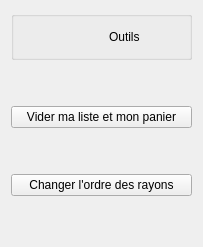
      <widget class="QWidget" name="page_Outils">
       <layout class="QGridLayout" name="gridLayout_24">
        <item row="0" column="0" colspan="2">
         <widget class="QGroupBox" name="groupBox_14">
          <property name="title">
           <string/>
          </property>
          <layout class="QGridLayout" name="gridLayout_25">
           <item row="1" column="3">
            <spacer name="horizontalSpacer_19">
             <property name="orientation">
              <enum>Qt::Horizontal</enum>
             </property>
             <property name="sizeHint" stdset="0">
              <size>
               <width>40</width>
               <height>20</height>
              </size>
             </property>
            </spacer>
           </item>
           <item row="1" column="1">
            <spacer name="horizontalSpacer_20">
             <property name="orientation">
              <enum>Qt::Horizontal</enum>
             </property>
             <property name="sizeHint" stdset="0">
              <size>
               <width>40</width>
               <height>20</height>
              </size>
             </property>
            </spacer>
           </item>
           <item row="1" column="0">
            <widget class="QPushButton" name="pushButtonOutilsRetour">
             <property name="text">
              <string/>
             </property>
             <property name="icon">
              <iconset resource="images.qrc">
               <normaloff>:/images/arrow-icone-5494-48.png</normaloff>:/images/arrow-icone-5494-48.png</iconset>
             </property>
             <property name="iconSize">
              <size>
               <width>48</width>
               <height>48</height>
              </size>
             </property>
             <property name="flat">
              <bool>true</bool>
             </property>
            </widget>
           </item>
           <item row="1" column="2">
            <widget class="QLabel" name="label_14">
             <property name="styleSheet">
              <string notr="true">font: 75 15pt &quot;DejaVu Sans&quot;;</string>
             </property>
             <property name="text">
              <string>Outils</string>
             </property>
            </widget>
           </item>
          </layout>
         </widget>
        </item>
        <item row="2" column="0" rowspan="2" colspan="2">
         <widget class="QPushButton" name="pushButtonOutilsViderListe">
          <property name="text">
           <string>Vider ma liste et mon panier</string>
          </property>
          <property name="icon">
           <iconset resource="images.qrc">
            <normaloff>:/images/ecommerce-exclure-panier-boutique-en-ligne-icone-4361-96.png</normaloff>:/images/ecommerce-exclure-panier-boutique-en-ligne-icone-4361-96.png</iconset>
          </property>
          <property name="iconSize">
           <size>
            <width>100</width>
            <height>200</height>
           </size>
          </property>
          <property name="flat">
           <bool>false</bool>
          </property>
         </widget>
        </item>
        <item row="5" column="0" rowspan="2" colspan="2">
         <widget class="QPushButton" name="pushButtonOutilsOrdreRayon">
          <property name="text">
           <string>Changer l'ordre des rayons</string>
          </property>
          <property name="icon">
           <iconset resource="images.qrc">
            <normaloff>:/images/edit-un-stylo-ecrire-icone-9494-48.png</normaloff>:/images/edit-un-stylo-ecrire-icone-9494-48.png</iconset>
          </property>
          <property name="iconSize">
           <size>
            <width>100</width>
            <height>200</height>
           </size>
          </property>
          <property name="flat">
           <bool>false</bool>
          </property>
         </widget>
        </item>
        <item row="7" column="0" colspan="2">
         <spacer name="verticalSpacer_4">
          <property name="orientation">
           <enum>Qt::Vertical</enum>
          </property>
          <property name="sizeHint" stdset="0">
           <size>
            <width>20</width>
            <height>40</height>
           </size>
          </property>
         </spacer>
        </item>
        <item row="1" column="0" colspan="2">
         <spacer name="verticalSpacer_3">
          <property name="orientation">
           <enum>Qt::Vertical</enum>
          </property>
          <property name="sizeHint" stdset="0">
           <size>
            <width>20</width>
            <height>40</height>
           </size>
          </property>
         </spacer>
        </item>
        <item row="4" column="0" colspan="2">
         <spacer name="verticalSpacer_5">
          <property name="orientation">
           <enum>Qt::Vertical</enum>
          </property>
          <property name="sizeHint" stdset="0">
           <size>
            <width>20</width>
            <height>40</height>
           </size>
          </property>
         </spacer>
        </item>
       </layout>
      </widget>
